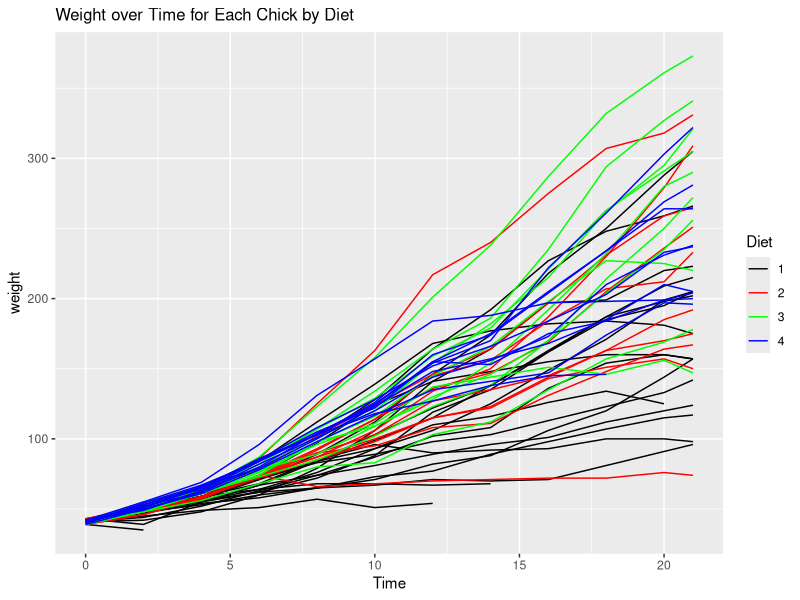
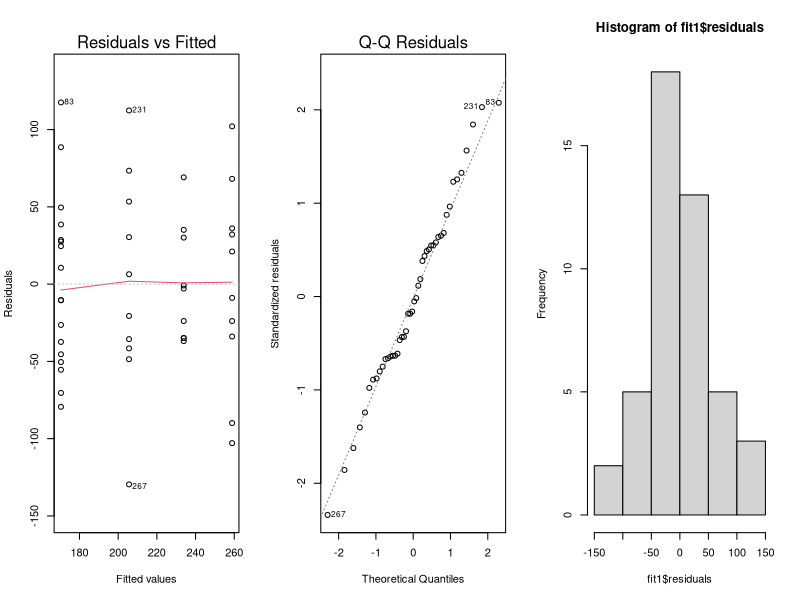
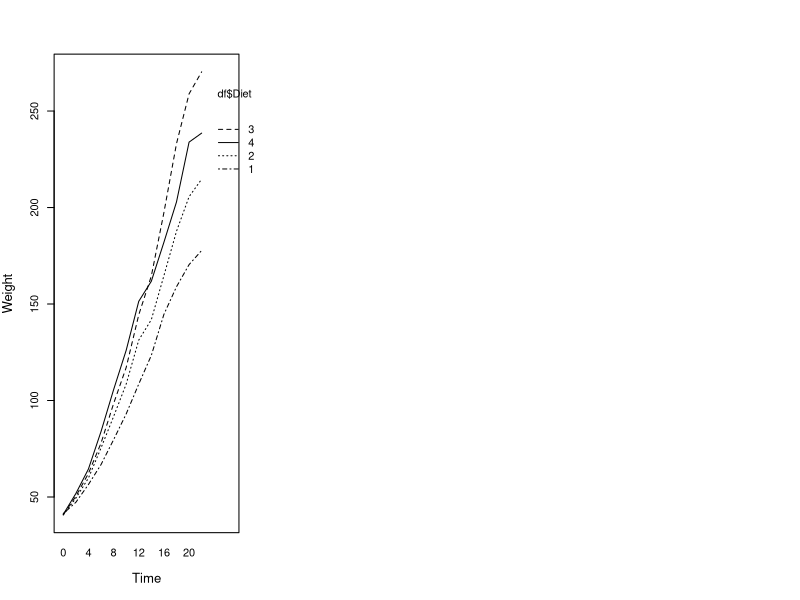

The R source for these figures, in order:
## ---- chunk 1
library(lme4)
library(ggplot2)

library(dplyr)

library(lme4)


library(ggplot2)
library(haven)

library(car)
## ---- chunk 2
data(ChickWeight)
df<-ChickWeight
## ---- chunk 3
# (a). (Type your code in the space below, if any)

summary(df)


## ---- chunk 4
# (b). (Type your code in the space below, if any)


p=ggplot(df) + 
  geom_line(
    mapping = aes(x = Time, y = weight, 
                  group = Chick, 
                  color = Diet)
  ) +theme(legend.position = "right",plot.title = element_text(size=12))+ ggtitle("Weight over Time for Each Chick by Diet") 

p+scale_color_manual(values = c("black", "red", "green","blue"))
## ---- chunk 5
# (c). (Type your code in the space below, if any)

df_20 = df[df$Time==20,]
fit1<- aov(weight ~Diet, data= df_20)

summary(fit1)


## ---- chunk 6
# (d). (Type your code in the space below, if any)

par(mfrow=c(1,3))

plot(fit1, which =c(1,2))
hist(fit1$residuals)

shapiro.test(x=fit1$residuals)
leveneTest(weight~Diet, data = df_20)

## ---- chunk 7
# (e). (Type your code in the space below, if any)

 #Interaction plot
interaction.plot(df$Time, df$Diet, df$weight
                ,cex.lab=1.2,ylab="Weight",xlab='Time')
fit2<-aov(weight ~as.factor(Diet) +Time+as.factor(Diet):Time , data= df)
fit2_red<-aov(weight ~as.factor(Diet)+Time  , data= df)

summary(fit2)
anova(fit2,fit2_red)


## ---- chunk 8
# (f). (Type your code in the space below, if any)

fit.rand<-lmer(weight ~Diet + Diet:Time+ (Time|Chick), data= df)
sum_rand<-summary(fit.rand)



coef(sum_rand)
